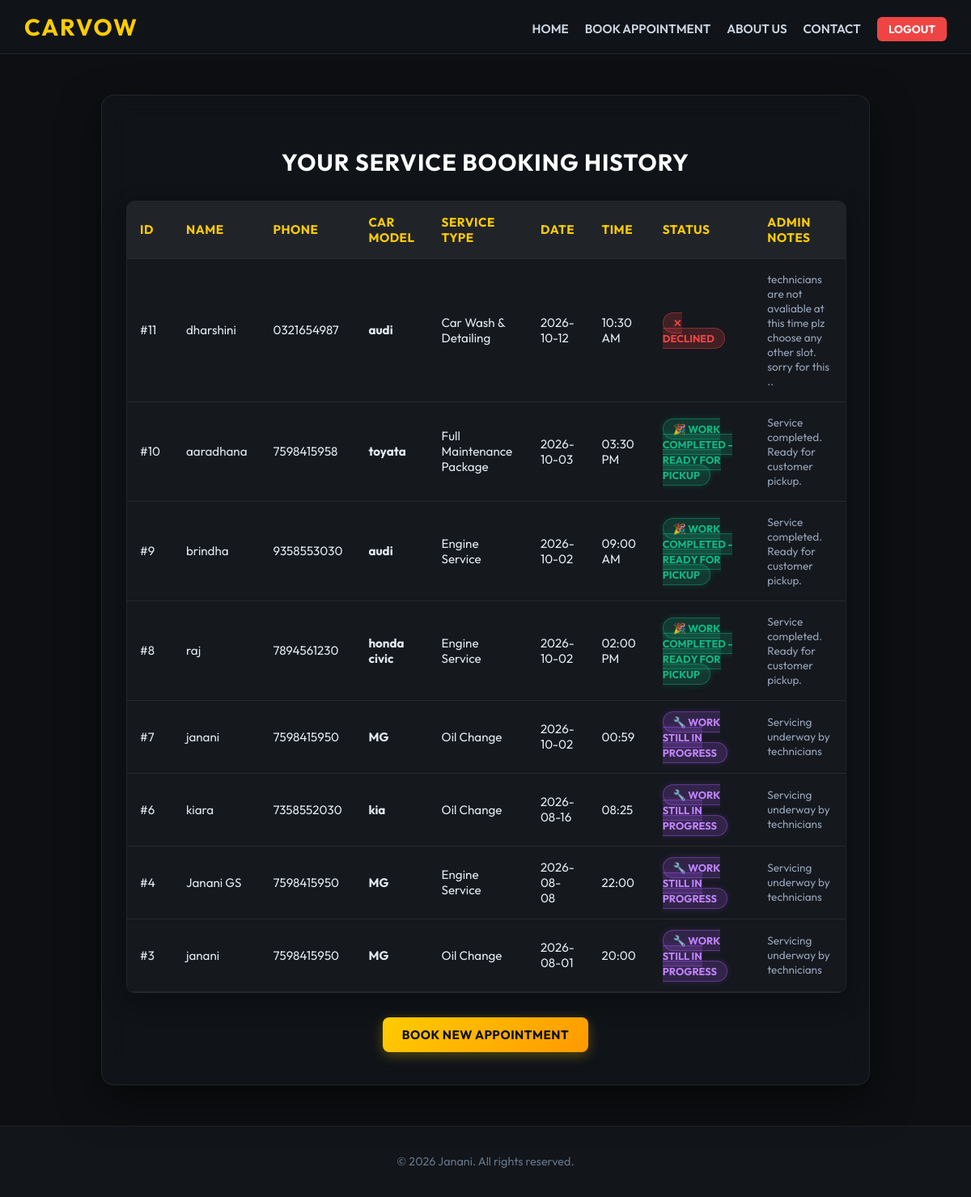
Page /history.html (signed in) on the committed database.
### tables this page shows
CREATE TABLE appointments(
        id INTEGER PRIMARY KEY AUTOINCREMENT,
        name TEXT,
        phone TEXT,
        car TEXT,
        service TEXT,
        date TEXT,
        time TEXT,
        user_email TEXT
    , status TEXT DEFAULT 'Pending', admin_note TEXT DEFAULT '');

### app.py (the view)
@app.route('/history.html')
def history():
    if 'user_email' not in session:
        return redirect('/LOGIN.html')
    user_email = session.get('user_email')
    conn = get_db()
    cursor = conn.cursor()
    is_owner = (user_email == OWNER_EMAIL) or session.get('is_admin')
    if is_owner:
        cursor.execute("SELECT id, name, phone, car, service, date, time, user_email, status, admin_note FROM appointments ORDER BY id DESC")
    else:
        cursor.execute("SELECT id, name, phone, car, service, date, time, user_email, status, admin_note FROM appointments WHERE user_email = ? ORDER BY id DESC", (user_email,))
    appointments = cursor.fetchall()
    conn.close()
    return render_template('history.html', appointments=appointments, is_owner=is_owner)

### app.py (called while the page is built)
@app.after_request
def add_cors_headers(response):
    response.headers['Access-Control-Allow-Origin'] = '*'
    response.headers['Access-Control-Allow-Headers'] = 'Content-Type,Authorization,X-Requested-With,X-Admin-Auth'
    response.headers['Access-Control-Allow-Methods'] = 'GET,PUT,POST,DELETE,OPTIONS'
    return response

def get_db():
    return sqlite3.connect(DB_PATH)

### templates/history.html (shortened to what this page needs)
<!DOCTYPE html>
<html lang="en">
<head>
</head>
<body>
    <header>
        <h1>CARVOW</h1>
        <nav>
            <a href="appointment login.html">Home</a>
            <a href="booking page.html">Book Appointment</a>
            <a href="about.html">About Us</a>
            <a href="contact.html">Contact</a>
            <a href="logout" id="logout-link" class="logout-btn" style="display: none;">Logout</a>
        </nav>
    </header>
    <div class="container">
        <h2>Your Service Booking History</h2>
        <div class="flask-only">
            {% if appointments %}
            <div class="table-responsive">
                <table>
                    <thead>
                        <tr>
                            <th>ID</th>
                            <th>Name</th>
                            <th>Phone</th>
                            <th>Car Model</th>
                            <th>Service Type</th>
                            <th>Date</th>
                            <th>Time</th>
                            <th>Status</th>
                            <th>Admin Notes</th>
                        </tr>
                    </thead>
                    <tbody>
                        {% for appointment in appointments %}
                        <tr>
                            <td>#{{ appointment[0] }}</td>
                            <td>{{ appointment[1] }}</td>
                            <td>{{ appointment[2] }}</td>
                            <td><strong>{{ appointment[3] }}</strong></td>
                            <td>{{ appointment[4] }}</td>
                            <td>{{ appointment[5] }}</td>
                            <td>{{ appointment[6] }}</td>
                            <td>
                                {% set st = appointment[8] or 'Pending' %}
                                {% if st == 'Completed' %}
                                    <span style="background: rgba(16, 185, 129, 0.2); color: #10b981; border: 1px solid rgba(16, 185, 129, 0.4); padding: 4px 12px; border-radius: 20px; font-weight: 700; font-size: 0.8rem; box-shadow: 0 0 10px rgba(16, 185, 129, 0.2);">🎉 WORK COMPLETED - READY FOR PICKUP</span>
                                {% elif st == 'In Progress' %}
                                    <span style="background: rgba(168, 85, 247, 0.2); color: #c084fc; border: 1px solid rgba(168, 85, 247, 0.4); padding: 4px 12px; border-radius: 20px; font-weight: 700; font-size: 0.8rem; box-shadow: 0 0 10px rgba(168, 85, 247, 0.2);">🔧 WORK STILL IN PROGRESS</span>
                                {% elif st == 'Accepted' %}
                                    <span style="background: rgba(59, 130, 246, 0.2); color: #60a5fa; border: 1px solid rgba(59, 130, 246, 0.4); padding: 4px 12px; border-radius: 20px; font-weight: 700; font-size: 0.8rem;">✓ APPROVED / ACCEPTED</span>
                                {% elif st == 'Declined' %}
                                    <span style="background: rgba(239, 68, 68, 0.2); color: #ef4444; border: 1px solid rgba(239, 68, 68, 0.4); padding: 4px 12px; border-radius: 20px; font-weight: 700; font-size: 0.8rem;">✕ DECLINED</span>
                                {% else %}
                                    <span style="background: rgba(245, 158, 11, 0.2); color: #f59e0b; border: 1px solid rgba(245, 158, 11, 0.4); padding: 4px 12px; border-radius: 20px; font-weight: 700; font-size: 0.8rem;">⏳ PENDING APPROVAL</span>
                                {% endif %}
                            </td>
                            <td style="font-size: 0.85rem; color: #94a3b8;">{{ appointment[9] if appointment[9] else '-' }}</td>
                        </tr>
                        {% endfor %}
                    </tbody>
                </table>
            </div>
            {% else %}
            <p style="text-align: center; font-size: 18px;">No appointments booked yet.</p>
            {% endif %}
        </div>
        <center>
            <a href="booking page.html" class="btn">Book New Appointment</a>
        </center>
    </div>
    <footer>
        <p>© 2026 Janani. All rights reserved.</p>
    </footer>
</body>
</html>

### templates/history.html (style rules this page uses)
body { background-color: #0d0f12; color: #f5f6f8; font-family: 'Outfit', sans-serif; margin: 0; padding: 0; min-height: 100vh; display: flex; flex-direction: column; }
header { background: rgba(18, 22, 26, 0.85); backdrop-filter: blur(10px); -webkit-backdrop-filter: blur(10px); border-bottom: 1px solid rgba(255, 255, 255, 0.08); color: whitesmoke; padding: 15px 30px; display: flex; justify-content: space-between; align-items: center; flex-wrap: wrap; gap: 15px; }
header h1 { margin: 0; font-size: 1.8rem; font-weight: 700; letter-spacing: 2px; color: #ffcc00; }
nav { margin-top: 5px; display: flex; flex-wrap: wrap; justify-content: center; align-items: center; gap: 20px; }
nav a { color: #cbd5e1; text-decoration: none; font-weight: 600; font-size: 0.95rem; transition: color 0.3s; text-transform: uppercase; }
.container { width: 90%; max-width: 950px; margin: 50px auto; background: rgba(18, 22, 26, 0.75); backdrop-filter: blur(16px) saturate(180%); -webkit-backdrop-filter: blur(16px) saturate(180%); border: 1px solid rgba(255, 255, 255, 0.08); padding: 40px 30px; border-radius: 16px; box-shadow: 0 20px 50px rgba(0, 0, 0, 0.5); box-sizing: border-box; flex: 1; }
h2 { text-align: center; color: #ffffff; margin-bottom: 30px; font-size: 1.8rem; font-weight: 700; letter-spacing: 1px; text-transform: uppercase; }
.table-responsive { width: 100%; overflow-x: auto; -webkit-overflow-scrolling: touch; margin-top: 20px; border-radius: 10px; border: 1px solid rgba(255, 255, 255, 0.08); box-shadow: 0 10px 30px rgba(0, 0, 0, 0.3); }
table { width: 100%; border-collapse: collapse; background: rgba(255, 255, 255, 0.02); color: #e2e8f0; min-width: 750px; }
th, td { padding: 16px; text-align: left; border-bottom: 1px solid rgba(255, 255, 255, 0.08); font-size: 0.95rem; }
th { background-color: rgba(255, 255, 255, 0.05); color: #ffcc00; font-weight: 700; letter-spacing: 0.5px; text-transform: uppercase; }
.btn { display: inline-block; margin-top: 30px; padding: 12px 24px; background: linear-gradient(135deg, #ffcc00, #ff9900); color: #0d0f12; text-decoration: none; border-radius: 8px; font-weight: 700; box-shadow: 0 4px 15px rgba(255, 204, 0, 0.3); transition: all 0.3s cubic-bezier(0.4, 0, 0.2, 1); letter-spacing: 0.5px; text-transform: uppercase; font-size: 0.95rem; }
footer { text-align: center; padding: 20px; background: rgba(18, 22, 26, 0.95); border-top: 1px solid rgba(255, 255, 255, 0.05); color: #64748b; font-size: 0.9rem; margin-top: auto; }
.logout-btn { background-color: #ef4444; color: white; padding: 6px 14px; border-radius: 6px; text-decoration: none; font-size: 0.85rem; font-weight: 700; transition: background-color 0.3s; }
.flask-only { display: none; }

### rows in the picture
appointments: id "11", name "dharshini", phone "0321654987", car "audi", service "Car Wash & Detailing", date "2026-10-12", time "10:30 AM", status "✕ DECLINED", admin_note "technicians are not avaliable at this time plz choose any other slot. sorry for this .."
appointments: id "10", name "aaradhana", phone "7598415958", car "toyata", service "Full Maintenance Package", date "2026-10-03", time "03:30 PM", status "🎉 WORK COMPLETED - READY FOR PICKUP", admin_note "Service completed. Ready for customer pickup."
appointments: id "9", name "brindha", phone "9358553030", car "audi", service "Engine Service", date "2026-10-02", time "09:00 AM", status "🎉 WORK COMPLETED - READY FOR PICKUP", admin_note "Service completed. Ready for customer pickup."
appointments: id "8", name "raj", phone "7894561230", car "honda civic", service "Engine Service", date "2026-10-02", time "02:00 PM", status "🎉 WORK COMPLETED - READY FOR PICKUP", admin_note "Service completed. Ready for customer pickup."
appointments: id "7", name "janani", phone "7598415950", car "MG", service "Oil Change", date "2026-10-02", time "00:59", status "🔧 WORK STILL IN PROGRESS", admin_note "Servicing underway by technicians"
appointments: id "6", name "kiara", phone "7358552030", car "kia", service "Oil Change", date "2026-08-16", time "08:25", status "🔧 WORK STILL IN PROGRESS", admin_note "Servicing underway by technicians"
appointments: id "4", name "Janani GS", phone "7598415950", car "MG", service "Engine Service", date "2026-08-08", time "22:00", status "🔧 WORK STILL IN PROGRESS", admin_note "Servicing underway by technicians"
appointments: id "3", name "janani", phone "7598415950", car "MG", service "Oil Change", date "2026-08-01", time "20:00", status "🔧 WORK STILL IN PROGRESS", admin_note "Servicing underway by technicians"
